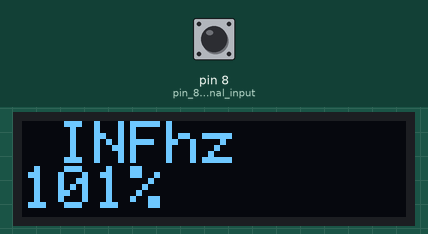
The sketch below on a simulated Arduino Uno, built with avr-gcc and run on an emulated ATmega328P. Parts: 128×32 one-colour display. Inputs (shaded band) come from the test bench; at power-on: pin 8 (pin_8_as_signal_input) LOW. The display library's start-up logo is not drawn; what the sketch prints to the serial monitor is not drawn.

Above: at 6.6 s.
6.7 s: pin 8 (pin_8_as_signal_input) pulsed HIGH 5 times (0.12 s each, 0.3 s apart)
At 8.4 s:
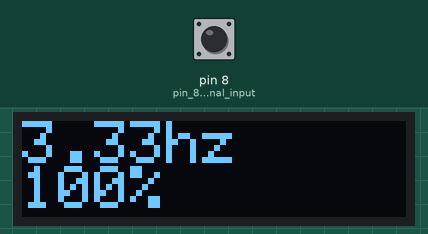
At 9.2 s:
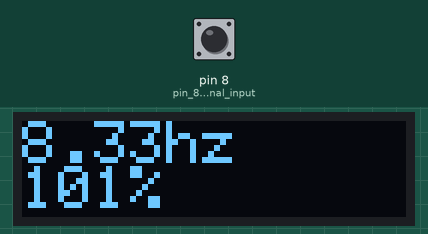
Timing chart, 0 to 10.7 s (numbered marks = the images above; inputs shaded):
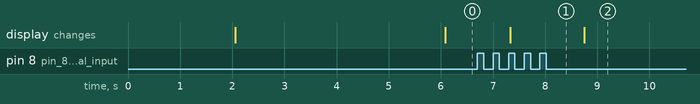

The sketch:

nits_to_bits.ino
```cpp
#include <SPI.h>
#include <Wire.h>
#include <Adafruit_GFX.h>
#include <Adafruit_SSD1306.h>

#define SCREEN_WIDTH 128 // OLED display width, in pixels
#define SCREEN_HEIGHT 32 // OLED display height, in pixels

// Declaration for an SSD1306 display connected to I2C (SDA, SCL pins)
// The pins for I2C are defined by the Wire-library.
// On an arduino UNO:       A4(SDA), A5(SCL)
// On an arduino MEGA 2560: 20(SDA), 21(SCL)
// On an arduino LEONARDO:   2(SDA),  3(SCL), ...
#define OLED_RESET     -1 // Reset pin # (or -1 if sharing Arduino reset pin)
#define SCREEN_ADDRESS 0x3C ///< See datasheet for Address; 0x3D for 128x64, 0x3C for 128x32
Adafruit_SSD1306 display(SCREEN_WIDTH, SCREEN_HEIGHT, &Wire, OLED_RESET);

unsigned long ontime;
unsigned long offtime;
unsigned long dutycycle;
unsigned long period;
float frequency;
float capacitance;

void setup()
{
    pinMode(8,INPUT);            //pin 8 as signal input
    Serial.begin(9600);

     // SSD1306_SWITCHCAPVCC = generate display voltage from 3.3V internally
  if(!display.begin(SSD1306_SWITCHCAPVCC, SCREEN_ADDRESS)) {
    Serial.println(F("SSD1306 allocation failed"));
    for(;;); // Don't proceed, loop forever
  }
  display.setRotation(2);
    // Show initial display buffer contents on the screen --
  // the library initializes this with an Adafruit splash screen.
  display.display();
  delay(2000); // Pause for 2 seconds

  // Clear the buffer
  display.clearDisplay();

  // Draw a single pixel in white
  display.drawPixel(10, 10, SSD1306_WHITE);

  // Show the display buffer on the screen. You MUST call display() after
  // drawing commands to make them visible on screen!
  display.display();
  delay(2000);
}

void loop()
{
    //noInterrupts();
    ontime = pulseIn(8,HIGH);
    offtime = pulseIn(8,LOW);
    //interrupts();

    period = ontime+offtime;
    dutycycle = 100-(ontime/offtime);
    frequency = 1000000.0/period;
    Serial.print(frequency);
    Serial.println("hz");
    Serial.print(dutycycle);
    Serial.println("%");
    Serial.flush();

    display.clearDisplay();
    display.setTextSize(2);      // Normal 1:1 pixel scale
    display.setTextColor(SSD1306_WHITE); // Draw white text
    display.setCursor(0, 0);
    display.println(String(frequency) + "hz");
    display.setCursor(0,15);
    display.println(String(dutycycle) + "%");
    display.display();
}
```

Measured:
- after the input at 6.7 s, the display: changes after 0.63 s (image 1)
